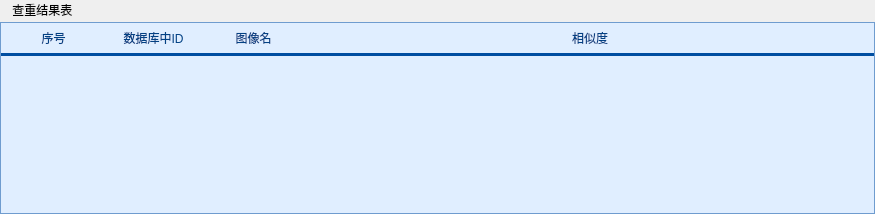
               <widget class="QWidget" name="widget_recheck" native="true">
                <property name="minimumSize">
                 <size>
                  <width>0</width>
                  <height>150</height>
                 </size>
                </property>
                <property name="maximumSize">
                 <size>
                  <width>16777215</width>
                  <height>250</height>
                 </size>
                </property>
                <layout class="QVBoxLayout" name="verticalLayout_20" stretch="0,1">
                 <property name="spacing">
                  <number>0</number>
                 </property>
                 <property name="leftMargin">
                  <number>0</number>
                 </property>
                 <property name="topMargin">
                  <number>0</number>
                 </property>
                 <property name="rightMargin">
                  <number>0</number>
                 </property>
                 <property name="bottomMargin">
                  <number>0</number>
                 </property>
                 <item>
                  <widget class="QWidget" name="widget_4" native="true">
                   <property name="minimumSize">
                    <size>
                     <width>0</width>
                     <height>22</height>
                    </size>
                   </property>
                   <property name="maximumSize">
                    <size>
                     <width>16777215</width>
                     <height>22</height>
                    </size>
                   </property>
                   <layout class="QHBoxLayout" name="horizontalLayout_32">
                    <property name="topMargin">
                     <number>0</number>
                    </property>
                    <property name="bottomMargin">
                     <number>2</number>
                    </property>
                    <item>
                     <widget class="QLabel" name="label_title_3">
                      <property name="text">
                       <string> 查重结果表</string>
                      </property>
                     </widget>
                    </item>
                    <item>
                     <spacer name="horizontalSpacer_20">
                      <property name="orientation">
                       <enum>Qt::Horizontal</enum>
                      </property>
                      <property name="sizeHint" stdset="0">
                       <size>
                        <width>793</width>
                        <height>20</height>
                       </size>
                      </property>
                     </spacer>
                    </item>
                   </layout>
                  </widget>
                 </item>
                 <item>
                  <widget class="QTableWidget" name="tableWidget_recheck">
                   <property name="styleSheet">
                    <string notr="true">/**********表头**********/
QHeaderView{
        border: none;
        border-bottom: 3px solid rgb(0, 78, 161);
        background: transparent;
        min-height: 30px;
}
QHeaderView::section:horizontal {
        border: none;
        color: rgb(2, 65, 132);
        background: transparent;
        padding-left: 5px;
}
QHeaderView::section:horizontal:hover {
        color: white;
        background: rgb(0, 78, 161);
}
QHeaderView::section:horizontal:pressed {
        color: white;
        background: rgb(6, 94, 187);
}
QHeaderView::up-arrow {
        width: 13px;
        height: 11px;
        padding-right: 5px;
        image: url(:/White/topArrow);
        subcontrol-position: center right;
}
QHeaderView::up-arrow:hover, QHeaderView::up-arrow:pressed {
        image: url(:/White/topArrowHover);
}
QHeaderView::down-arrow {
        width: 13px;
        height: 11px;
        padding-right: 5px;
        image: url(:/White/bottomArrow);
        subcontrol-position: center right;
}
QHeaderView::down-arrow:hover, QHeaderView::down-arrow:pressed {
        image: url(:/White/bottomArrowHover);
}

/**********表格**********/
QTableView {
        border: 1px solid rgb(111, 156, 207);
        background: rgb(224, 238, 255);
        gridline-color: rgb(111, 156, 207);
}
QTableView::item {
        padding-left: 5px;
        padding-right: 5px;
        border: none;
        background: white;
		alternate-background-color: #f6f6f6;
		color:#000000;
        border-right: 1px solid rgb(111, 156, 207);
        border-bottom: 1px solid rgb(111, 156, 207);
}
QTableView::item:selected {
        background: rgba(150, 150, 150, 100);
}
QTableView::indicator {
        width: 20px;
        height: 20px;
}</string>
                   </property>
                   <property name="editTriggers">
                    <set>QAbstractItemView::NoEditTriggers</set>
                   </property>
                   <property name="alternatingRowColors">
                    <bool>true</bool>
                   </property>
                   <property name="selectionMode">
                    <enum>QAbstractItemView::SingleSelection</enum>
                   </property>
                   <property name="selectionBehavior">
                    <enum>QAbstractItemView::SelectRows</enum>
                   </property>
                   <attribute name="horizontalHeaderStretchLastSection">
                    <bool>true</bool>
                   </attribute>
                   <attribute name="verticalHeaderVisible">
                    <bool>false</bool>
                   </attribute>
                   <column>
                    <property name="text">
                     <string>序号</string>
                    </property>
                   </column>
                   <column>
                    <property name="text">
                     <string>数据库中ID</string>
                    </property>
                   </column>
                   <column>
                    <property name="text">
                     <string>图像名</string>
                    </property>
                   </column>
                   <column>
                    <property name="text">
                     <string>相似度</string>
                    </property>
                   </column>
                  </widget>
                 </item>
                </layout>
               </widget>
